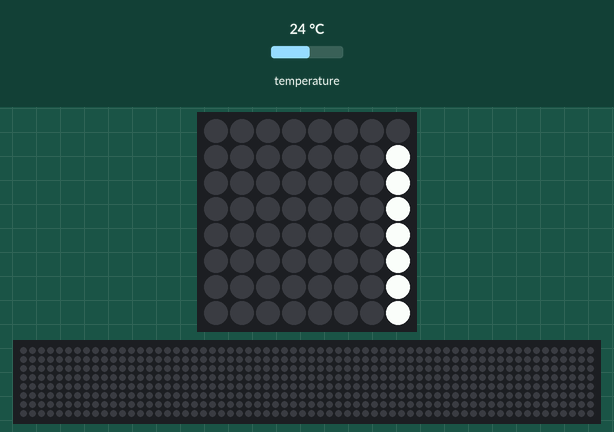
The program below on a simulated Raspberry Pi (BCM pin numbers) with a Sense HAT. On the bench: the Sense HAT's 8×8 RGB LED matrix, a strip that is not on the board, showing the scrolling text unrolled. Inputs (shaded band) come from the test bench; at power-on: temperature 24 °C. The 64×8 strip is a reading aid, not a part: it shows the text the matrix is scrolling, unrolled, one strip-width of it at a time. At 38.2 s the program stops and its outputs stay as they are.

Above: at 0.17 s.
At 9.63 s:
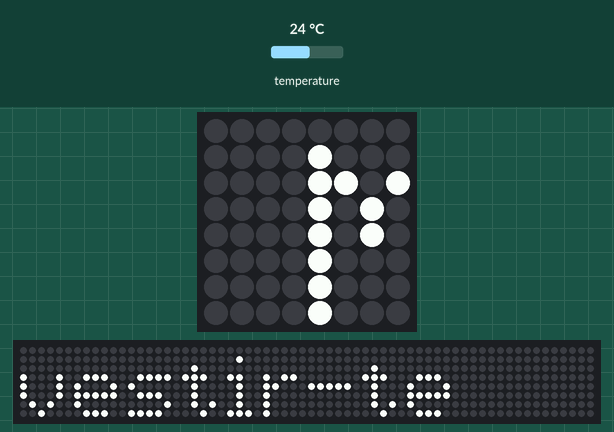
At 14.77 s:
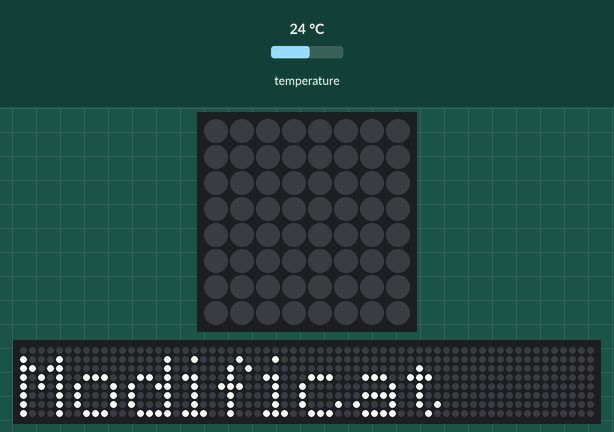
At 19.1 s:
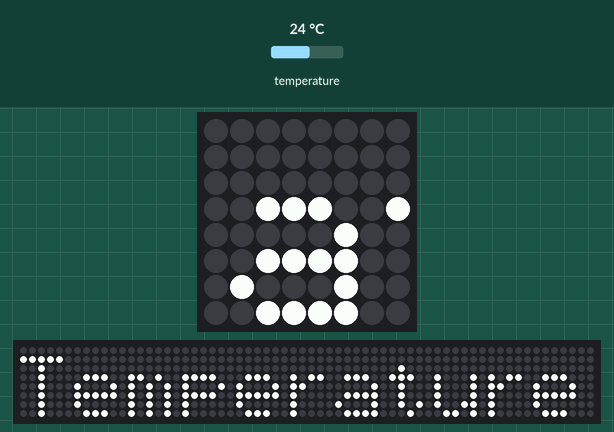
At 28.57 s:
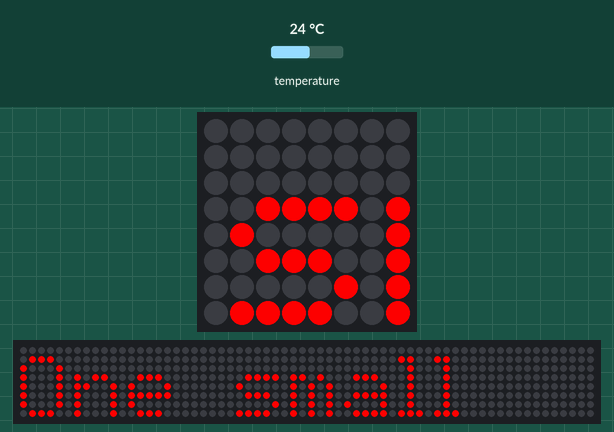
At 38.13 s:
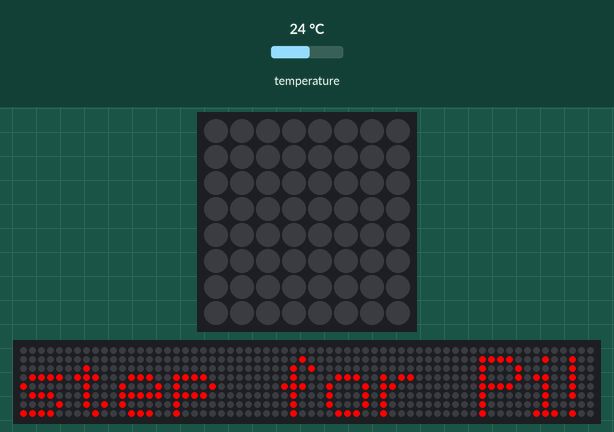

The program:

Lcd_temp.py
```python
from sense_hat import SenseHat

sense = SenseHat()

sense.show_message("Edu a vestir-te Modificat")


temperature = sense.temperature
sense.show_message("Temperature is %d" % temperature)
sense.show_message("One small step for Pi!", text_colour=[255, 0, 0])
```
